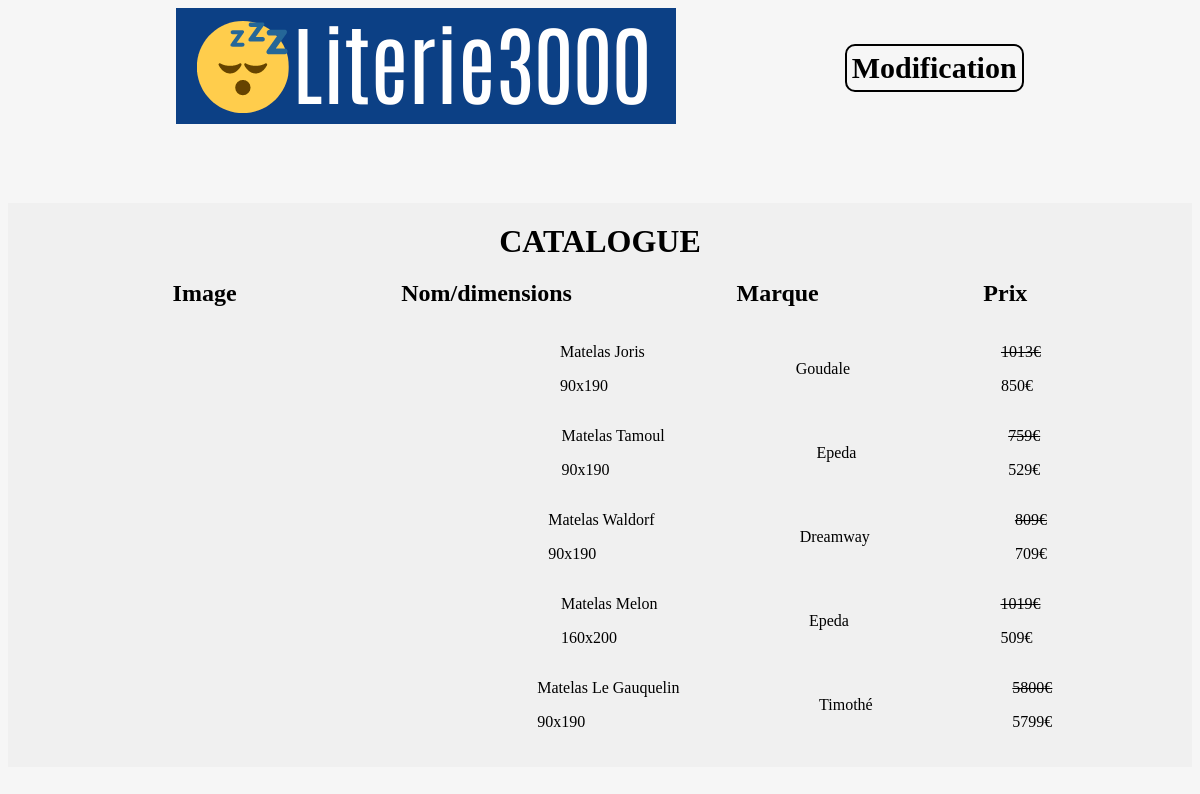
The page / on the database its author committed.
### tables this page shows
CREATE TABLE `matelas` (
  `id` int(255) NOT NULL AUTO_INCREMENT,
  `nom` varchar(30) DEFAULT NULL,
  `dimension` varchar(10) DEFAULT NULL,
  `marque` varchar(15) DEFAULT NULL,
  `initprice` int(11) DEFAULT NULL,
  `soldprice` int(11) DEFAULT NULL,
  `picture` varchar(150) DEFAULT NULL,
  `dispo` tinyint(1) DEFAULT 1,
  PRIMARY KEY (`id`)
);

### index.php (the view, shortened to what this page needs)
<?php
$db = new PDO('mysql:host=localhost;dbname=literie3000', 'root', '', [
    PDO::ATTR_ERRMODE => PDO::ERRMODE_WARNING,
]);
$query = $db->query("SELECT * FROM matelas WHERE dispo = 1 ");
$matelas = $query->fetchAll();
include("tpl/header.php");
?>
<main>
    <div class="container">
        <h1>CATALOGUE</h1>
        <div class="title">
            <h2>Image</h2>
            <h2>Nom/dimensions</h2>
            <h2>Marque</h2>
            <h2>Prix</h2>
        </div>
        <?php
        foreach ($matelas as $matela) {
        ?>
            <div class="matelas">
                <div class="picture">
                </div>
                <div>
                    <p> Matelas <?= $matela["nom"] ?></p>
                    <p><?= $matela["dimension"] ?></p>
                </div>
                <p><?= $matela["marque"] ?></p>
                <div>
                    <p class="initprice"><?= $matela["initprice"] ?>€</p>
                    <p><?= $matela["soldprice"] ?>€</p>
                </div>
            </div>
        <?php
        }
        ?>
    </div>
</main>
<?php
include("tpl/footer.php");
?>

### tpl/header.php (shortened to what this page needs)
<!DOCTYPE html>
<html lang="fr">
<head>
    <link rel="stylesheet" href="css/main.css">
</head>
<body>
    <header>
        <a href="index.php"><img src="img/logo.png" alt=""></a>
        <a href="admin.php" class="modif">Modification</a>
    </header>

### tpl/footer.php
</body>
</html>

### css/main.css (style rules this page uses)
body { background-color: #f6f6f6; }
.matelas { display: flex; justify-content: space-evenly; align-items: center; }
.matelas .initprice { text-decoration: line-through; }
.matelas .picture { width: 250px; }
.title { display: flex; max-width: 1700px; justify-content: space-evenly; }
.container { margin: auto; max-width: 1700px; display: flex; flex-direction: column; background-color: #f0f0f0; padding-top: 20px; padding-bottom: 20px; }
.container h1 { margin: auto; }
header { max-width: 1600px; margin: auto; display: flex; justify-content: space-evenly; margin-bottom: 75px; align-items: center; }
header .modif { text-decoration: none; border: 2px solid black; padding: 5px; border-radius: 10px; color: black; font-weight: bold; font-size: 30px; }

### rows shown on the page
matelas: nom "Joris", dimension "90x190", marque "Goudale", initprice "1013", soldprice "850"
matelas: nom "Tamoul", dimension "90x190", marque "Epeda", initprice "759", soldprice "529"
matelas: nom "Waldorf", dimension "90x190", marque "Dreamway", initprice "809", soldprice "709"
matelas: nom "Melon", dimension "160x200", marque "Epeda", initprice "1019", soldprice "509"
matelas: nom "Le Gauquelin", dimension "90x190", marque "Timothé", initprice "5800", soldprice "5799"
